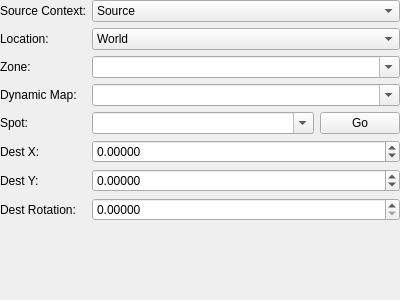
<?xml version="1.0" encoding="UTF-8"?>
<ui version="4.0">
 <class>ActionZoneChange</class>
 <widget class="QWidget" name="ActionZoneChange">
  <property name="geometry">
   <rect>
    <x>0</x>
    <y>0</y>
    <width>400</width>
    <height>300</height>
   </rect>
  </property>
  <layout class="QVBoxLayout" name="verticalLayout">
   <property name="leftMargin">
    <number>0</number>
   </property>
   <property name="topMargin">
    <number>0</number>
   </property>
   <property name="rightMargin">
    <number>0</number>
   </property>
   <property name="bottomMargin">
    <number>0</number>
   </property>
   <item>
    <layout class="QFormLayout" name="formLayout">
     <item row="2" column="0">
      <widget class="QLabel" name="lblZone">
       <property name="text">
        <string>Zone:</string>
       </property>
      </widget>
     </item>
     <item row="0" column="0">
      <widget class="QLabel" name="lblSourceContext">
       <property name="text">
        <string>Source Context:</string>
       </property>
      </widget>
     </item>
     <item row="1" column="0">
      <widget class="QLabel" name="lblLocation">
       <property name="text">
        <string>Location:</string>
       </property>
      </widget>
     </item>
     <item row="0" column="1">
      <widget class="QComboBox" name="sourceContext">
       <item>
        <property name="text">
         <string>Source</string>
        </property>
       </item>
       <item>
        <property name="text">
         <string>Party</string>
        </property>
       </item>
       <item>
        <property name="text">
         <string>All</string>
        </property>
       </item>
      </widget>
     </item>
     <item row="1" column="1">
      <widget class="QComboBox" name="location">
       <item>
        <property name="text">
         <string>World</string>
        </property>
       </item>
       <item>
        <property name="text">
         <string>Channel</string>
        </property>
       </item>
       <item>
        <property name="text">
         <string>Instance</string>
        </property>
       </item>
       <item>
        <property name="text">
         <string>Zone</string>
        </property>
       </item>
      </widget>
     </item>
     <item row="2" column="1">
      <widget class="QComboBox" name="zone">
       <property name="sizePolicy">
        <sizepolicy hsizetype="Expanding" vsizetype="Fixed">
         <horstretch>0</horstretch>
         <verstretch>0</verstretch>
        </sizepolicy>
       </property>
       <property name="editable">
        <bool>true</bool>
       </property>
      </widget>
     </item>
     <item row="3" column="1">
      <widget class="QComboBox" name="dynamicMap">
       <property name="sizePolicy">
        <sizepolicy hsizetype="Expanding" vsizetype="Fixed">
         <horstretch>0</horstretch>
         <verstretch>0</verstretch>
        </sizepolicy>
       </property>
       <property name="editable">
        <bool>true</bool>
       </property>
      </widget>
     </item>
     <item row="3" column="0">
      <widget class="QLabel" name="lblDynamicMap">
       <property name="text">
        <string>Dynamic Map:</string>
       </property>
      </widget>
     </item>
     <item row="4" column="1">
      <layout class="QHBoxLayout" name="layoutSpot">
       <item>
        <widget class="QComboBox" name="spot">
         <property name="sizePolicy">
          <sizepolicy hsizetype="Expanding" vsizetype="Fixed">
           <horstretch>0</horstretch>
           <verstretch>0</verstretch>
          </sizepolicy>
         </property>
         <property name="editable">
          <bool>true</bool>
         </property>
        </widget>
       </item>
       <item>
        <widget class="QPushButton" name="spotGo">
         <property name="text">
          <string>Go</string>
         </property>
        </widget>
       </item>
      </layout>
     </item>
     <item row="4" column="0">
      <widget class="QLabel" name="lblSpot">
       <property name="text">
        <string>Spot:</string>
       </property>
      </widget>
     </item>
     <item row="5" column="1">
      <widget class="QDoubleSpinBox" name="x">
       <property name="decimals">
        <number>5</number>
       </property>
       <property name="minimum">
        <double>-1000000000.000000000000000</double>
       </property>
       <property name="maximum">
        <double>1000000000.000000000000000</double>
       </property>
      </widget>
     </item>
     <item row="6" column="1">
      <widget class="QDoubleSpinBox" name="y">
       <property name="decimals">
        <number>5</number>
       </property>
       <property name="minimum">
        <double>-1000000000.000000000000000</double>
       </property>
       <property name="maximum">
        <double>1000000000.000000000000000</double>
       </property>
      </widget>
     </item>
     <item row="7" column="1">
      <widget class="QDoubleSpinBox" name="rot">
       <property name="decimals">
        <number>5</number>
       </property>
       <property name="maximum">
        <double>6.283190000000000</double>
       </property>
      </widget>
     </item>
     <item row="5" column="0">
      <widget class="QLabel" name="lblX">
       <property name="text">
        <string>Dest X:</string>
       </property>
      </widget>
     </item>
     <item row="6" column="0">
      <widget class="QLabel" name="lblY">
       <property name="text">
        <string>Dest Y:</string>
       </property>
      </widget>
     </item>
     <item row="7" column="0">
      <widget class="QLabel" name="lblRot">
       <property name="text">
        <string>Dest Rotation:</string>
       </property>
      </widget>
     </item>
    </layout>
   </item>
  </layout>
 </widget>
 <resources/>
 <connections/>
</ui>
